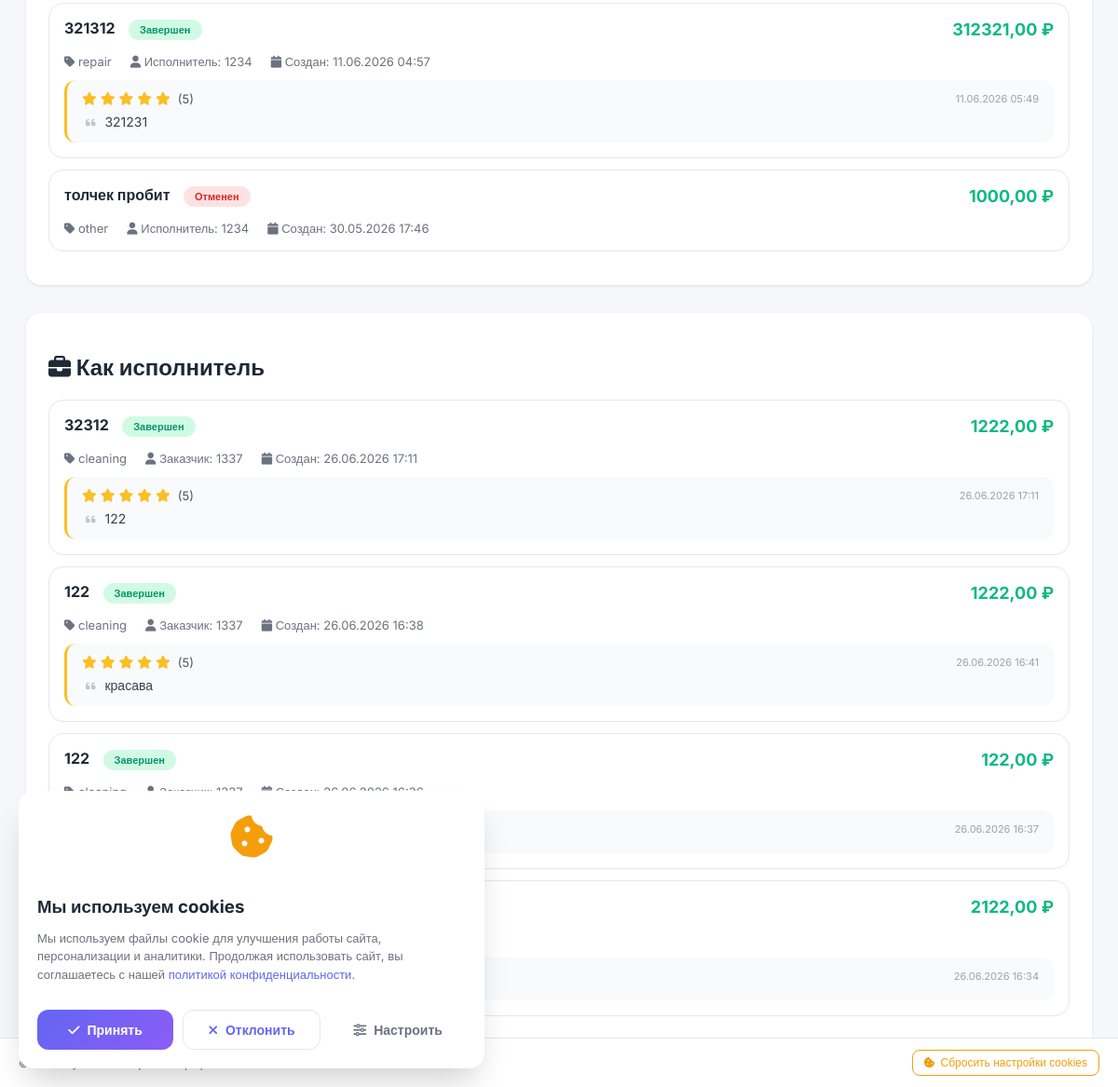
Before: /my-orders/ (signed in, lower part) with the older database file.
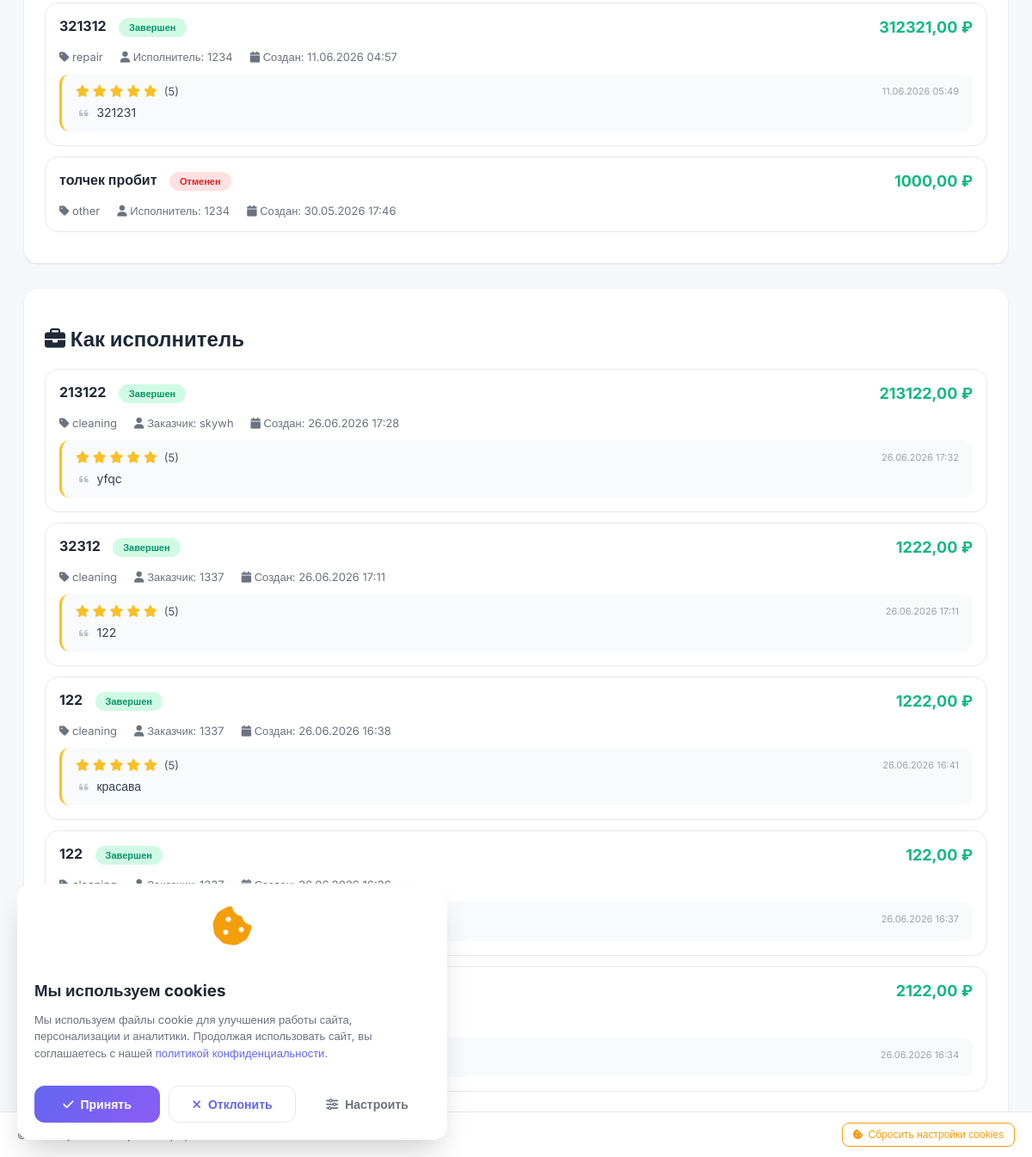
After: the same page with the newer database file.
### main/models.py (models this page shows, shortened)
class Order(models.Model):
    STATUS_CHOICES = [
        ('pending', 'Ожидает исполнителя'),
        ('accepted', 'Принят исполнителем'),
        ('in_progress', 'В работе'),
        ('completed', 'Завершен'),
        ('cancelled', 'Отменен'),
        ('waiting_confirmation', 'Ожидает подтверждения'),
    ]
    client = models.ForeignKey(User, on_delete=models.CASCADE, related_name='orders_as_client')
    performer = models.ForeignKey(User, on_delete=models.SET_NULL, null=True, blank=True, related_name='orders_as_performer')
    cancel_requested = models.BooleanField(default=False)
    title = models.CharField(max_length=200)
    description = models.TextField()
    category = models.CharField(max_length=50)
    subcategory = models.CharField(max_length=200, blank=True, null=True)
    subcategory_details = models.TextField(blank=True, null=True)
    latitude = models.FloatField()
    longitude = models.FloatField()
    address = models.CharField(max_length=500)
    budget = models.DecimalField(max_digits=10, decimal_places=2)
    status = models.CharField(max_length=20, choices=STATUS_CHOICES, default='pending')
    created_at = models.DateTimeField(auto_now_add=True)
    updated_at = models.DateTimeField(auto_now=True)

class Review(models.Model):
    order = models.OneToOneField(Order, on_delete=models.CASCADE, related_name='review')
    client = models.ForeignKey(User, on_delete=models.CASCADE, related_name='reviews_given')
    performer = models.ForeignKey(User, on_delete=models.CASCADE, related_name='reviews_received')
    rating = models.IntegerField(choices=[(i, i) for i in range(1, 6)])
    comment = models.TextField(blank=True)
    created_at = models.DateTimeField(auto_now_add=True)

### main/views.py (the view)
# urls.py: path('my-orders/', views.my_orders_view, name='my_orders'),
@login_required
def my_orders_view(request):
    orders_as_client = Order.objects.filter(
        client=request.user
    ).select_related('performer', 'review').order_by('-created_at')
    orders_as_performer = Order.objects.filter(
        performer=request.user
    ).select_related('client', 'review').order_by('-created_at') if request.user.profile.role == 'performer' else []
    context = {
        'client_orders': orders_as_client,
        'performer_orders': orders_as_performer,
    }
    return render(request, 'my_orders.html', context)

### templates/my_orders.html (shortened to what the changed rows need)
{% extends 'base.html' %}
{% load static %}
{% block content %}
<div class="container" style="max-width: 1200px; margin: 100px auto 40px; padding: 0 20px;">
    <div class="card">
        {% if client_orders %}
            {% for order in client_orders %}
            <div class="order-item">
                <div class="order-header">
                    <div>
                        <strong>{{ order.title }}</strong>
                        <span class="order-status status-{{ order.status }}">
                            {% if order.status == 'pending' %}Ожидает исполнителя
                            {% elif order.status == 'accepted' %}Принят исполнителем
                            {% elif order.status == 'in_progress' %}В работе
                            {% elif order.status == 'waiting_confirmation' %}Ожидает вашего подтверждения
                            {% elif order.status == 'completed' %}Завершен
                            {% elif order.status == 'cancelled' %}Отменен
                            {% endif %}
                        </span>
                    </div>
                    <div class="order-budget">{{ order.budget }} ₽</div>
                </div>
                <div class="order-details">
                    <div><i class="fas fa-tag"></i> {{ order.category }}</div>
                    <div><i class="fas fa-user"></i> Исполнитель: {{ order.performer.username|default:"Не назначен" }}</div>
                    <div><i class="fas fa-calendar"></i> Создан: {{ order.created_at|date:"d.m.Y H:i" }}</div>
                </div>
                {% if order.review %}
                <div class="review-block">
                    <div class="review-header">
                        <span class="review-rating">
                            {% for i in "12345"|make_list %}
                                {% if forloop.counter <= order.review.rating %}
                                    <i class="fas fa-star" style="color: #fbbf24;"></i>
                                {% else %}
                                    <i class="far fa-star" style="color: #d1d5db;"></i>
                                {% endif %}
                            {% endfor %}
                            <span class="review-rating-text">({{ order.review.rating }})</span>
                        </span>
                        <span class="review-date">{{ order.review.created_at|date:"d.m.Y H:i" }}</span>
                    </div>
                    {% if order.review.comment %}
                    <div class="review-comment">
                        <i class="fas fa-quote-left" style="color: #9ca3af; font-size: 12px;"></i>
                        {{ order.review.comment }}
                    </div>
                    {% endif %}
                </div>
                {% endif %}
            </div>
            {% endfor %}
        {% else %}
            <p class="empty-state">У вас пока нет заказов. <a href="{% url 'create_order' %}">Создать заказ</a></p>
        {% endif %}
    </div>
    {% if user.profile.role == 'performer' %}
    <div class="card" style="margin-top: 30px;">
        <h2><i class="fas fa-briefcase"></i> Как исполнитель</h2>
        {% if performer_orders %}
            {% for order in performer_orders %}
            <div class="order-item">
                <div class="order-header">
                    <div>
                        <strong>{{ order.title }}</strong>
                        <span class="order-status status-{{ order.status }}">
                            {% if order.status == 'pending' %}Новый заказ
                            {% elif order.status == 'accepted' %}Вы приняли заказ
                            {% elif order.status == 'in_progress' %}В работе
                            {% elif order.status == 'waiting_confirmation' %}Ожидает подтверждения клиента
                            {% elif order.status == 'completed' %}Завершен
                            {% elif order.status == 'cancelled' %}Отменен
                            {% endif %}
                        </span>
                    </div>
                    <div class="order-budget">{{ order.budget }} ₽</div>
                </div>
                <div class="order-details">
                    <div><i class="fas fa-tag"></i> {{ order.category }}</div>
                    <div><i class="fas fa-user"></i> Заказчик: {{ order.client.username }}</div>
                    <div><i class="fas fa-calendar"></i> Создан: {{ order.created_at|date:"d.m.Y H:i" }}</div>
                </div>
                {% if order.review %}
                <div class="review-block">
                    <div class="review-header">
                        <span class="review-rating">
                            {% for i in "12345"|make_list %}
                                {% if forloop.counter <= order.review.rating %}
                                    <i class="fas fa-star" style="color: #fbbf24;"></i>
                                {% else %}
                                    <i class="far fa-star" style="color: #d1d5db;"></i>
                                {% endif %}
                            {% endfor %}
                            <span class="review-rating-text">({{ order.review.rating }})</span>
                        </span>
                        <span class="review-date">{{ order.review.created_at|date:"d.m.Y H:i" }}</span>
                    </div>
                    {% if order.review.comment %}
                    <div class="review-comment">
                        <i class="fas fa-quote-left" style="color: #9ca3af; font-size: 12px;"></i>
                        {{ order.review.comment }}
                    </div>
                    {% endif %}
                </div>
                {% endif %}
            </div>
            {% endfor %}
        {% else %}
            <p class="empty-state">У вас пока нет заказов как у исполнителя</p>
        {% endif %}
    </div>
    {% endif %}
</div>
{% endblock %}

Changed rows visible on the page:
added Order: title "213122", status "Завершен", budget "213122,00", category "cleaning", client.username "skywh", created_at "26.06.2026 17:28", review.rating "5", review.created_at "26.06.2026 17:32", review.comment "yfqc", shown under "Как исполнитель"
